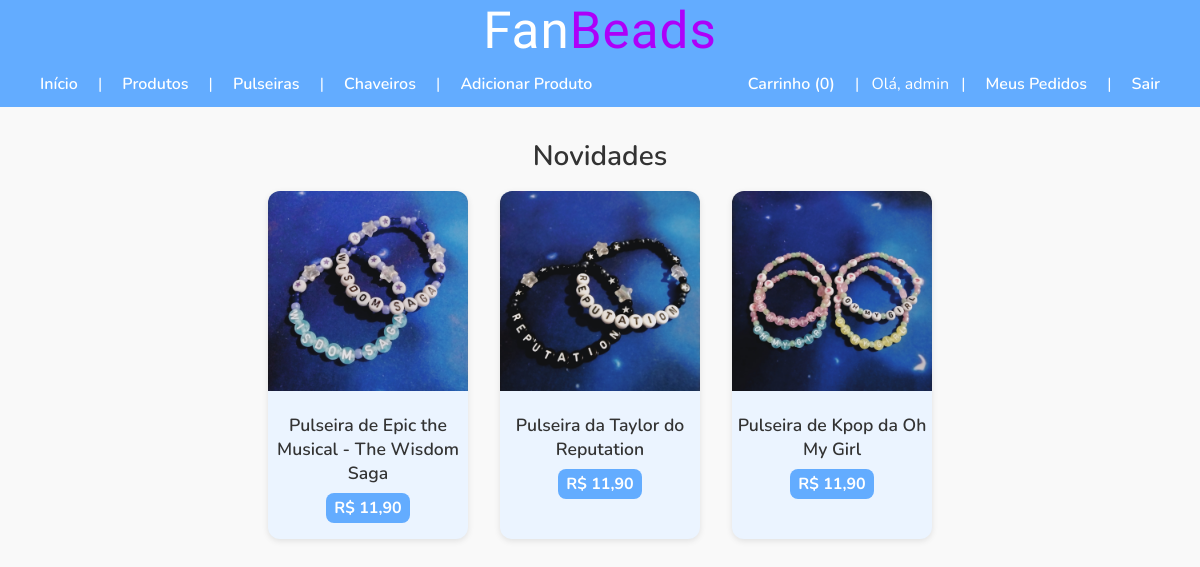
/ (signed in), run on the app's committed database.
### tables this page shows
CREATE TABLE `produto` (
  `id_produto` int(11) NOT NULL,
  `nome` varchar(255) NOT NULL,
  `descricao` text DEFAULT NULL,
  `preco` decimal(10,2) NOT NULL,
  `imagem` varchar(255) DEFAULT NULL,
  `categoria_id` int(11) NOT NULL
);

### Controllers/inicioController.class.php (called while the page is built)
<?php
class inicioController
{
    private PDO $db;
    public function __construct() { $this->db = Conexao::getInstancia(); }
    public function index(): void
    {
        $dao       = new ProdutoDAO($this->db);
        $novidades = $dao->buscarNovidades(3);
        require 'Views/inicio.php';
    }
}

### index.php (called while the page is built, shortened)
<?php
require_once 'rotas.php';
$method = $_SERVER['REQUEST_METHOD'];
$uriRaw = $_SERVER['REQUEST_URI'];
$uriPath = parse_url($uriRaw, PHP_URL_PATH);
$prefix = '/fanbeads';
if (str_starts_with($uriPath, $prefix)) {
    $uriPath = substr($uriPath, strlen($prefix));
}
$rotas->verificar_rota($method, $uriPath);

### Models/Conexao.class.php (called while the page is built)
<?php
class Conexao
{
    private static ?PDO $instance = null;
    public static function getInstancia(): PDO
    {
        if (self::$instance === null) {
            self::$instance = new PDO(
              'mysql:host=localhost;dbname=fanbeads;charset=utf8mb4',
              'root',''
            );
            self::$instance->setAttribute(
              PDO::ATTR_ERRMODE, PDO::ERRMODE_EXCEPTION
            );
        }
        return self::$instance;
    }
}

### Models/ProdutoDAO.class.php (called while the page is built, shortened)
<?php
require_once 'Models/Conexao.class.php';
require_once 'Models/Produto.class.php';
class ProdutoDAO
{
    private PDO $db;
    public function __construct()
    {
        $this->db = Conexao::getInstancia();
    }
    private function mapearProduto(array $row): Produto
    {
        $cat = new Categoria();
        $cat->setId((int) $row['id_categoria']);
        $cat->setNome($row['nome_categoria']);
        $p = new Produto();
        $p->setId((int) $row['id_produto']);
        $p->setNome($row['nome']);
        $p->setDescricao($row['descricao']);
        $p->setPreco((float) $row['preco']);
        $p->setImagem($row['imagem']);
        $p->setCategoria($cat);
        return $p;
    }
    private function mapearLista(PDOStatement $stmt): array
    {
        $lista = [];
        while ($row = $stmt->fetch(PDO::FETCH_ASSOC)) {
            $lista[] = $this->mapearProduto($row);
        }
        return $lista;
    }
    public function buscarNovidades(int $limite = 3): array
    {
        $sql = "
          SELECT
            p.id_produto, p.nome, p.descricao, p.preco, p.imagem,
            c.id_categoria, c.nome AS nome_categoria
          FROM produto p
          JOIN categoria c ON p.categoria_id = c.id_categoria
          ORDER BY p.id_produto DESC
          LIMIT :lim
        ";
        $stmt = $this->db->prepare($sql);
        $stmt->bindValue(':lim', $limite, PDO::PARAM_INT);
        $stmt->execute();
        return $this->mapearLista($stmt);
    }
}

### Models/Produto.class.php (called while the page is built, shortened)
<?php
class Produto
{
    private int $id;
    private string $nome;
    private float $preco;
    private string $imagem;
    public function getId(): int
    {
        return $this->id;
    }
    public function getNome(): string
    {
        return $this->nome;
    }
    public function getPreco(): float
    {
        return $this->preco;
    }
    public function getImagem(): string
    {
        return $this->imagem;
    }
    public function setId(int $id): void
    {
        $this->id = $id;
    }
    public function setNome(string $nome): void
    {
        $this->nome = $nome;
    }
    public function setPreco(float $preco): void
    {
        $this->preco = $preco;
    }
    public function setImagem(string $imagem): void
    {
        $this->imagem = $imagem;
    }
}

### Views/inicio.php (the view, shortened to what this page needs)
<!DOCTYPE html>
<html lang="pt-br">
<head>
  <link rel="stylesheet" href="assets/css/style.css">
</head>
<body>
  <?php require 'Views/menu.php'; ?>
  <section class="carousel">
  </section>
  <section class="novidades">
    <h2>Novidades</h2>
    <div class="cards">
      <?php foreach($novidades as $p): ?>
        <div class="card">
          <a href="/fanbeads/detalhes?id=<?= $p->getId() ?>">
            <img src="/fanbeads/assets/img/<?= htmlspecialchars($p->getImagem()) ?>"
                 alt="<?= htmlspecialchars($p->getNome()) ?>">
          </a>
          <h3><?= htmlspecialchars($p->getNome()) ?></h3>
          <p>R$ <?= number_format($p->getPreco(),2,',','.') ?></p>
        </div>
      <?php endforeach; ?>
    </div>
  </section>
</body>
</html>

### assets/css/style.css (style rules this page uses)
* { box-sizing: border-box; margin: 0; padding: 0; }
body { font-family: 'Nunito', sans-serif; background: #f9f9f9; color: #333; }
.cards { display: flex; flex-wrap: wrap; justify-content: center; gap: 2rem; padding: 0 2rem 2rem; }
.card { flex-basis: 200px; background: #ebf4ff; border-radius: 0.75rem; box-shadow: 0 2px 6px rgba(0,0,0,0.1); overflow: hidden; text-align: center; padding-bottom: 1rem; }
.card img { width: 100%; height: 200px; object-fit: cover; }
.card h3 { font-weight: 600; margin: 1rem 0 0.5rem; font-size: 1.1rem; }
.card p { display: inline-block; background: #63acff; color: #fff; padding: 0.25rem 0.5rem; border-radius: 0.5rem; font-weight: bold; }
.product-page h1, .cart-page h1, section h2 { font-weight: 600; margin: 1.5rem 2rem 1rem; font-size: 1.75rem; text-align: center; }
.novidades .cards { grid-template-columns: repeat(3, var(--card-width)); margin: 0 auto; }
.novidades h2 { margin-top: 0.5rem; }

### data on the page
produto: imagem (picture), nome "Pulseira de Epic the Musical - The Wisdom Saga", preco "11,90"
produto: imagem (picture), nome "Pulseira da Taylor do Reputation", preco "11,90"
produto: imagem (picture), nome "Pulseira de Kpop da Oh My Girl", preco "11,90"

### other printed values
array_sum(array_column($_SESSION['cart'] ?? [], 'quantidade')) "0"
$_SESSION['user']['username'] "admin"
